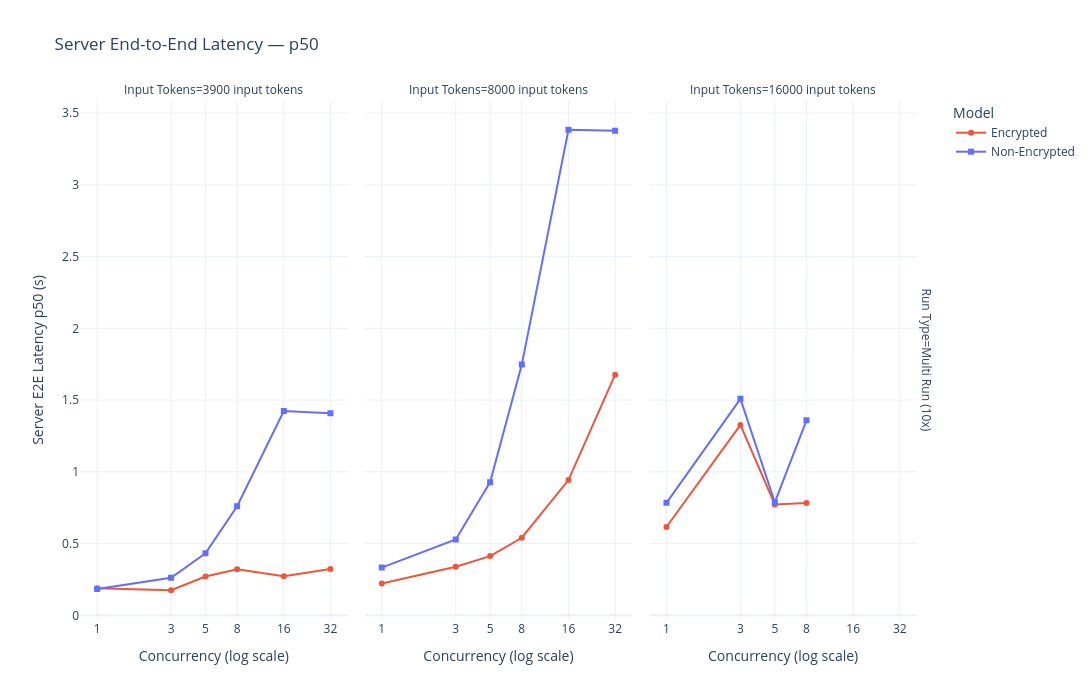

Write notebook code for a chart like this one.
### Code cell
fig = px.line(
    df_all,
    x='num_concurrent_requests',
    y='server_end_to_end_latency_s_p50',
    color='label',
    symbol='label',
    facet_col='in_tokens_label',
    facet_row='run_type',
    color_discrete_map=COLOR_MAP,
    symbol_map=SYMBOL_MAP,
    log_x=True,
    markers=True,
    labels={
        'num_concurrent_requests':          'Concurrency (log scale)',
        'server_end_to_end_latency_s_p50':  'Server E2E Latency p50 (s)',
        'label':                            'Model',
        'in_tokens_label':                 'Input Tokens',
        'run_type':                         'Run Type',
    },
    title='Server End-to-End Latency — p50',
)
fig.update_layout(height=700, width=1100, template='plotly_white')
fig.update_xaxes(tickvals=CONC_ORDER, ticktext=CONC_STR)
fig.show()

### Figure 1 — Plotly figure (JSON) as saved in the notebook; plotly's stock layout.template omitted (floating-point values rounded to 4 significant figures)
{"data": [{"hovertemplate": "Model=Encrypted<br>Run Type=Multi Run (10x)<br>Input Tokens=3900 input tokens<br>Concurrency (log scale)=%{x}<br>Server E2E Latency p50 (s)=%{y}<extra></extra>", "legendgroup": "Encrypted", "line": {"color": "#EF553B", "dash": "solid"}, "marker": {"symbol": "circle"}, "mode": "lines+markers", "name": "Encrypted", "orientation": "v", "showlegend": true, "type": "scatter", "x": [1, 3, 5, 8, 16, 32], "xaxis": "x", "y": [0.1883, 0.1747, 0.2708, 0.3205, 0.2725, 0.3224], "yaxis": "y"}, {"hovertemplate": "Model=Encrypted<br>Run Type=Multi Run (10x)<br>Input Tokens=8000 input tokens<br>Concurrency (log scale)=%{x}<br>Server E2E Latency p50 (s)=%{y}<extra></extra>", "legendgroup": "Encrypted", "line": {"color": "#EF553B", "dash": "solid"}, "marker": {"symbol": "circle"}, "mode": "lines+markers", "name": "Encrypted", "orientation": "v", "showlegend": false, "type": "scatter", "x": [1, 3, 5, 8, 16, 32], "xaxis": "x2", "y": [0.2224, 0.3382, 0.4128, 0.5406, 0.9425, 1.677], "yaxis": "y2"}, {"hovertemplate": "Model=Encrypted<br>Run Type=Multi Run (10x)<br>Input Tokens=16000 input tokens<br>Concurrency (log scale)=%{x}<br>Server E2E Latency p50 (s)=%{y}<extra></extra>", "legendgroup": "Encrypted", "line": {"color": "#EF553B", "dash": "solid"}, "marker": {"symbol": "circle"}, "mode": "lines+markers", "name": "Encrypted", "orientation": "v", "showlegend": false, "type": "scatter", "x": [1, 3, 5, 8], "xaxis": "x3", "y": [0.6157, 1.327, 0.7723, 0.7831], "yaxis": "y3"}, {"hovertemplate": "Model=Non-Encrypted<br>Run Type=Multi Run (10x)<br>Input Tokens=3900 input tokens<br>Concurrency (log scale)=%{x}<br>Server E2E Latency p50 (s)=%{y}<extra></extra>", "legendgroup": "Non-Encrypted", "line": {"color": "#636EFA", "dash": "solid"}, "marker": {"symbol": "square"}, "mode": "lines+markers", "name": "Non-Encrypted", "orientation": "v", "showlegend": true, "type": "scatter", "x": [1, 3, 5, 8, 16, 32], "xaxis": "x", "y": [0.1839, 0.2621, 0.4328, 0.7601, 1.424, 1.408], "yaxis": "y"}, {"hovertemplate": "Model=Non-Encrypted<br>Run Type=Multi Run (10x)<br>Input Tokens=8000 input tokens<br>Concurrency (log scale)=%{x}<br>Server E2E Latency p50 (s)=%{y}<extra></extra>", "legendgroup": "Non-Encrypted", "line": {"color": "#636EFA", "dash": "solid"}, "marker": {"symbol": "square"}, "mode": "lines+markers", "name": "Non-Encrypted", "orientation": "v", "showlegend": false, "type": "scatter", "x": [1, 3, 5, 8, 16, 32], "xaxis": "x2", "y": [0.3324, 0.5291, 0.9283, 1.748, 3.384, 3.378], "yaxis": "y2"}, {"hovertemplate": "Model=Non-Encrypted<br>Run Type=Multi Run (10x)<br>Input Tokens=16000 input tokens<br>Concurrency (log scale)=%{x}<br>Server E2E Latency p50 (s)=%{y}<extra></extra>", "legendgroup": "Non-Encrypted", "line": {"color": "#636EFA", "dash": "solid"}, "marker": {"symbol": "square"}, "mode": "lines+markers", "name": "Non-Encrypted", "orientation": "v", "showlegend": false, "type": "scatter", "x": [1, 3, 5, 8], "xaxis": "x3", "y": [0.7839, 1.509, 0.7878, 1.359], "yaxis": "y3"}], "layout": {"annotations": [{"font": {}, "showarrow": false, "text": "Input Tokens=3900 input tokens", "x": 0.1567, "xanchor": "center", "xref": "paper", "y": 1, "yanchor": "bottom", "yref": "paper"}, {"font": {}, "showarrow": false, "text": "Input Tokens=8000 input tokens", "x": 0.49, "xanchor": "center", "xref": "paper", "y": 1, "yanchor": "bottom", "yref": "paper"}, {"font": {}, "showarrow": false, "text": "Input Tokens=16000 input tokens", "x": 0.8233, "xanchor": "center", "xref": "paper", "y": 1, "yanchor": "bottom", "yref": "paper"}, {"font": {}, "showarrow": false, "text": "Run Type=Multi Run (10x)", "textangle": 90, "x": 0.98, "xanchor": "left", "xref": "paper", "y": 0.5, "yanchor": "middle", "yref": "paper"}], "height": 700, "legend": {"title": {"text": "Model"}, "tracegroupgap": 0}, "title": {"text": "Server End-to-End Latency — p50"}, "width": 1100, "xaxis": {"anchor": "y", "domain": [0, 0.3133], "ticktext": ["1", "3", "5", "8", "16", "32"], "tickvals": [1, 3, 5, 8, 16, 32], "title": {"text": "Concurrency (log scale)"}, "type": "log"}, "xaxis2": {"anchor": "y2", "domain": [0.3333, 0.6467], "matches": "x", "ticktext": ["1", "3", "5", "8", "16", "32"], "tickvals": [1, 3, 5, 8, 16, 32], "title": {"text": "Concurrency (log scale)"}, "type": "log"}, "xaxis3": {"anchor": "y3", "domain": [0.6667, 0.98], "matches": "x", "ticktext": ["1", "3", "5", "8", "16", "32"], "tickvals": [1, 3, 5, 8, 16, 32], "title": {"text": "Concurrency (log scale)"}, "type": "log"}, "yaxis": {"anchor": "x", "domain": [0, 1], "title": {"text": "Server E2E Latency p50 (s)"}}, "yaxis2": {"anchor": "x2", "domain": [0, 1], "matches": "y", "showticklabels": false}, "yaxis3": {"anchor": "x3", "domain": [0, 1], "matches": "y", "showticklabels": false}}}
